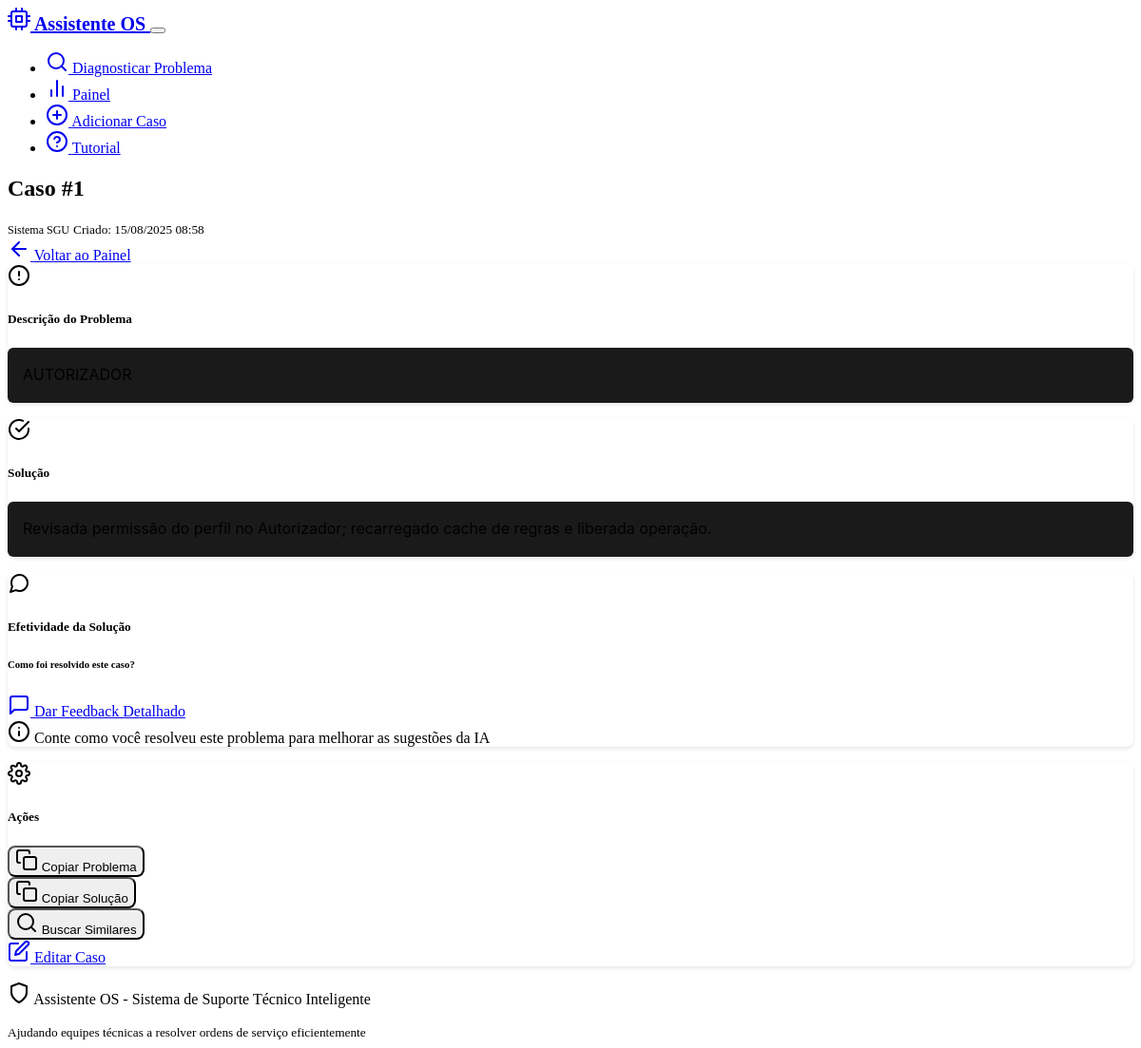
Page /cases/1 on the committed database.
### models.py (models this page shows, shortened)
class Case(db.Model):
    __tablename__ = 'cases'
    id = db.Column(db.Integer, primary_key=True)
    problem_description = db.Column(db.Text, nullable=False)
    solution = db.Column(db.Text, nullable=False)
    system_type = db.Column(db.String(100), default="Unknown")
    created_at = db.Column(db.DateTime, default=datetime.now)
    effectiveness_score = db.Column(db.Float, nullable=True)
    feedback_count = db.Column(db.Integer, default=0)
    tags = db.Column(db.String(500), default="")  # Stored as comma-separated string
    feedbacks = db.relationship("CaseFeedback", backref="case", cascade="all, delete-orphan")

### routes.py (the view)
@app.route('/cases/<int:case_id>')
def view_case(case_id):
    try:
        case = case_service.get_case_by_id(case_id)
        if not case:
            flash('Case not found.', 'error')
            return redirect(url_for('dashboard'))
        return render_template('case_detail.html', case=case)
    except Exception as e:
        logging.error(f"Error loading case {case_id}: {str(e)}")
        flash(f'Error loading case: {str(e)}', 'error')
        return redirect(url_for('dashboard'))

### case_service.py (called while the page is built)
    def get_case_by_id(self, case_id: int) -> Optional[Case]:
        try:
            return Case.query.get(case_id)
        except Exception as e:
            logging.error(f"Error getting case {case_id} from database: {str(e)}")
            cases = current_app.config.get('CASES_STORAGE', [])
            for case in cases:
                if case.id == case_id:
                    return case
            return None

### templates/case_detail.html (shortened to what this page needs)
{% extends "base.html" %}
{% block content %}
<div class="row">
    <div class="col-lg-8 mx-auto">
        <div class="d-flex justify-content-between align-items-center mb-4">
            <div>
                <h2 class="mb-1">Caso #{{ case.id }}</h2>
                <div class="d-flex align-items-center gap-2">
                    <span class="badge bg-info">{{ case.system_type }}</span>
                    <small class="text-muted">Criado: {{ case.created_at.strftime('%d/%m/%Y %H:%M') }}</small>
                </div>
            </div>
            <div>
                <a href="{{ url_for('dashboard') }}" class="btn btn-secondary">
                    <i data-feather="arrow-left" class="me-1"></i>
                    Voltar ao Painel
                </a>
            </div>
        </div>
        <div class="card mb-4">
            <div class="card-header d-flex align-items-center">
                <i data-feather="alert-circle" class="me-2"></i>
                <h5 class="mb-0">Descrição do Problema</h5>
            </div>
            <div class="card-body">
                <div class="bg-dark p-3 rounded border">
                    <pre class="mb-0 text-wrap">{{ case.problem_description }}</pre>
                </div>
            </div>
        </div>
        <div class="card mb-4">
            <div class="card-header d-flex align-items-center">
                <i data-feather="check-circle" class="me-2"></i>
                <h5 class="mb-0">Solução</h5>
            </div>
            <div class="card-body">
                <div class="bg-dark p-3 rounded border">
                    <pre class="mb-0 text-wrap">{{ case.solution }}</pre>
                </div>
            </div>
        </div>
        <div class="card mb-4">
            <div class="card-header d-flex align-items-center">
                <i data-feather="message-circle" class="me-2"></i>
                <h5 class="mb-0">Efetividade da Solução</h5>
            </div>
            <div class="card-body">
                <div class="border-top pt-3 mt-3">
                    <h6 class="mb-3">Como foi resolvido este caso?</h6>
                    <div class="d-grid">
                        <a href="{{ url_for('case_feedback_form', case_id=case.id) }}"
                           class="btn btn-primary btn-lg">
                            <i data-feather="message-square" class="me-2"></i>
                            Dar Feedback Detalhado
                        </a>
                    </div>
                    <div class="form-text mt-2 text-center">
                        <i data-feather="info" class="me-1"></i>
                        Conte como você resolveu este problema para melhorar as sugestões da IA
                    </div>
                </div>
            </div>
        </div>
        <div class="card">
            <div class="card-header d-flex align-items-center">
                <i data-feather="settings" class="me-2"></i>
                <h5 class="mb-0">Ações</h5>
            </div>
            <div class="card-body">
                <div class="row">
                    <div class="col-md-3 mb-2">
                        <button class="btn btn-outline-primary w-100" onclick="copyToClipboard('problem')">
                            <i data-feather="copy" class="me-1"></i>
                            Copiar Problema
                        </button>
                    </div>
                    <div class="col-md-3 mb-2">
                        <button class="btn btn-outline-primary w-100" onclick="copyToClipboard('solution')">
                            <i data-feather="copy" class="me-1"></i>
                            Copiar Solução
                        </button>
                    </div>
                    <div class="col-md-3 mb-2">
                        <button class="btn btn-outline-info w-100" onclick="findSimilarCases()">
                            <i data-feather="search" class="me-1"></i>
                            Buscar Similares
                        </button>
                    </div>
                    <div class="col-md-3 mb-2">
                        <a href="{{ url_for('edit_case_form', case_id=case.id) }}" class="btn btn-outline-warning w-100">
                            <i data-feather="edit" class="me-1"></i>
                            Editar Caso
                        </a>
                    </div>
                </div>
            </div>
        </div>
    </div>
</div>
{% endblock %}

### static/style.css (style rules this page uses)
:root { --custom-code-bg: #1a1a1a; --custom-border-radius: 8px; }
pre { background-color: var(--custom-code-bg) !important; border: 1px solid var(--bs-border-color); border-radius: 6px; color: var(--bs-body-color); font-family: -apple-system, BlinkMacSystemFont, 'Segoe UI', Roboto, 'Helvetica Neue', Arial, sans-serif; font-size: 1rem; line-height: 1.6; white-space: pre-wrap; word-wrap: break-word; padding: 1rem; margin: 0; }
.card { border-radius: var(--custom-border-radius); box-shadow: 0 2px 4px rgba(0, 0, 0, 0.1); margin-bottom: 1rem; }
.card-header { background-color: var(--bs-dark); border-bottom: 1px solid var(--bs-border-color); border-radius: var(--custom-border-radius) var(--custom-border-radius) 0 0 !important; }
.btn { border-radius: var(--custom-border-radius); font-weight: 500; }
.badge { border-radius: var(--custom-border-radius); font-weight: 500; font-size: 0.75rem; }
.text-wrap { white-space: pre-wrap; word-wrap: break-word; }

### rows in the picture
Case: id "1", system_type "Sistema SGU", created_at "15/08/2025 08:58", problem_description "AUTORIZADOR", solution "Revisada permissão do perfil no Autorizador; recarregado cache de regras e liberada operação."
